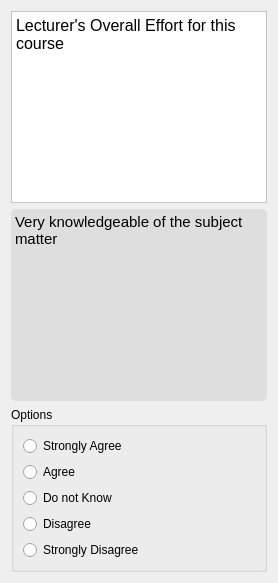
                   <widget class="QWidget" name="page_58">
                    <layout class="QVBoxLayout" name="verticalLayout_166">
                     <item>
                      <widget class="QTextBrowser" name="textBrowser_123">
                       <property name="styleSheet">
                        <string notr="true">background-color: rgb(255, 255, 255);</string>
                       </property>
                       <property name="html">
                        <string>&lt;!DOCTYPE HTML PUBLIC &quot;-//W3C//DTD HTML 4.0//EN&quot; &quot;http://www.w3.org/TR/REC-html40/strict.dtd&quot;&gt;
&lt;html&gt;&lt;head&gt;&lt;meta name=&quot;qrichtext&quot; content=&quot;1&quot; /&gt;&lt;style type=&quot;text/css&quot;&gt;
p, li { white-space: pre-wrap; }
&lt;/style&gt;&lt;/head&gt;&lt;body style=&quot; font-family:'Comic Sans MS'; font-size:10pt; font-weight:400; font-style:normal;&quot;&gt;
&lt;p style=&quot; margin-top:0px; margin-bottom:0px; margin-left:0px; margin-right:0px; -qt-block-indent:0; text-indent:0px;&quot;&gt;&lt;span style=&quot; font-family:'consolas'; font-size:12pt;&quot;&gt;Lecturer's Overall Effort for this course&lt;/span&gt;&lt;/p&gt;&lt;/body&gt;&lt;/html&gt;</string>
                       </property>
                      </widget>
                     </item>
                     <item>
                      <widget class="QTextBrowser" name="textBrowser_124">
                       <property name="styleSheet">
                        <string notr="true">background-color: rgb(222, 222, 222);
border-radius: 5px;</string>
                       </property>
                       <property name="html">
                        <string>&lt;!DOCTYPE HTML PUBLIC &quot;-//W3C//DTD HTML 4.0//EN&quot; &quot;http://www.w3.org/TR/REC-html40/strict.dtd&quot;&gt;
&lt;html&gt;&lt;head&gt;&lt;meta name=&quot;qrichtext&quot; content=&quot;1&quot; /&gt;&lt;style type=&quot;text/css&quot;&gt;
p, li { white-space: pre-wrap; }
&lt;/style&gt;&lt;/head&gt;&lt;body style=&quot; font-family:'Comic Sans MS'; font-size:10pt; font-weight:400; font-style:normal;&quot;&gt;
&lt;p style=&quot; margin-top:0px; margin-bottom:0px; margin-left:0px; margin-right:0px; -qt-block-indent:0; text-indent:0px;&quot;&gt;&lt;span style=&quot; font-family:'consolas'; font-size:11pt;&quot;&gt;Very knowledgeable of the subject matter&lt;/span&gt;&lt;/p&gt;&lt;/body&gt;&lt;/html&gt;</string>
                       </property>
                      </widget>
                     </item>
                     <item>
                      <widget class="QGroupBox" name="groupBox_46">
                       <property name="styleSheet">
                        <string notr="true">QRadionButton:{
	font: 10pt &quot;Comic Sans MS&quot;;
}</string>
                       </property>
                       <property name="title">
                        <string>Options</string>
                       </property>
                       <property name="flat">
                        <bool>false</bool>
                       </property>
                       <layout class="QVBoxLayout" name="verticalLayout_167">
                        <item>
                         <layout class="QVBoxLayout" name="verticalLayout_168">
                          <item>
                           <widget class="QRadioButton" name="radioButton_20_6">
                            <property name="styleSheet">
                             <string notr="true"/>
                            </property>
                            <property name="text">
                             <string>Strongly Agree</string>
                            </property>
                           </widget>
                          </item>
                          <item>
                           <widget class="QRadioButton" name="radioButton_20_7">
                            <property name="text">
                             <string>Agree</string>
                            </property>
                           </widget>
                          </item>
                          <item>
                           <widget class="QRadioButton" name="radioButton_20_8">
                            <property name="text">
                             <string>Do not Know</string>
                            </property>
                           </widget>
                          </item>
                          <item>
                           <widget class="QRadioButton" name="radioButton_20_9">
                            <property name="text">
                             <string>Disagree</string>
                            </property>
                           </widget>
                          </item>
                          <item>
                           <widget class="QRadioButton" name="radioButton_20_10">
                            <property name="text">
                             <string>Strongly Disagree</string>
                            </property>
                           </widget>
                          </item>
                         </layout>
                        </item>
                       </layout>
                      </widget>
                     </item>
                    </layout>
                   </widget>
